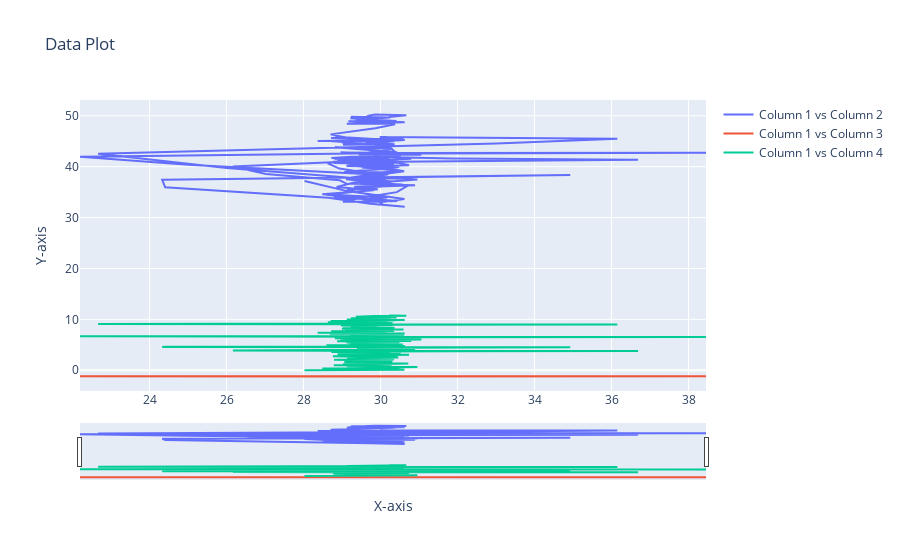

Here is the notebook cell this chart was saved with:
### Code cell
import pandas as pd
import plotly.graph_objects as go

# read in data from text file
data = pd.read_csv(r"C:\Users\cheta\Downloads\SP Codes\Systane\data\Akshaya_Right-17@09@41.TXT", delim_whitespace=True, header=None)

# create figure object
fig = go.Figure()

# add trace to figure
fig.add_trace(go.Scatter(x=data[0], y=data[1], mode='lines', name='Column 1 vs Column 2'))
fig.add_trace(go.Scatter(x=data[0], y=data[2], mode='lines', name='Column 1 vs Column 3'))
fig.add_trace(go.Scatter(x=data[0], y=data[3], mode='lines', name='Column 1 vs Column 4'))
fig.update_xaxes(rangeslider_visible=True)
# customize layout
fig.update_layout(title='Data Plot', xaxis_title='X-axis', yaxis_title='Y-axis')

# display figure
fig.show()

### Figure 1 — Plotly figure (JSON) as saved in the notebook; plotly's stock layout.template omitted (floating-point values rounded to 4 significant figures; data arrays with more than 128 entries replaced by an {"elided": "..."} marker saying what was removed)
{"data": [{"mode": "lines", "name": "Column 1 vs Column 2", "type": "scatter", "x": {"elided": "216 float values"}, "y": {"elided": "216 float values"}}, {"mode": "lines", "name": "Column 1 vs Column 3", "type": "scatter", "x": {"elided": "216 float values"}, "y": {"elided": "216 float values"}}, {"mode": "lines", "name": "Column 1 vs Column 4", "type": "scatter", "x": {"elided": "216 float values"}, "y": {"elided": "216 float values"}}], "layout": {"title": {"text": "Data Plot"}, "xaxis": {"rangeslider": {"visible": true}, "title": {"text": "X-axis"}}, "yaxis": {"title": {"text": "Y-axis"}}}}
